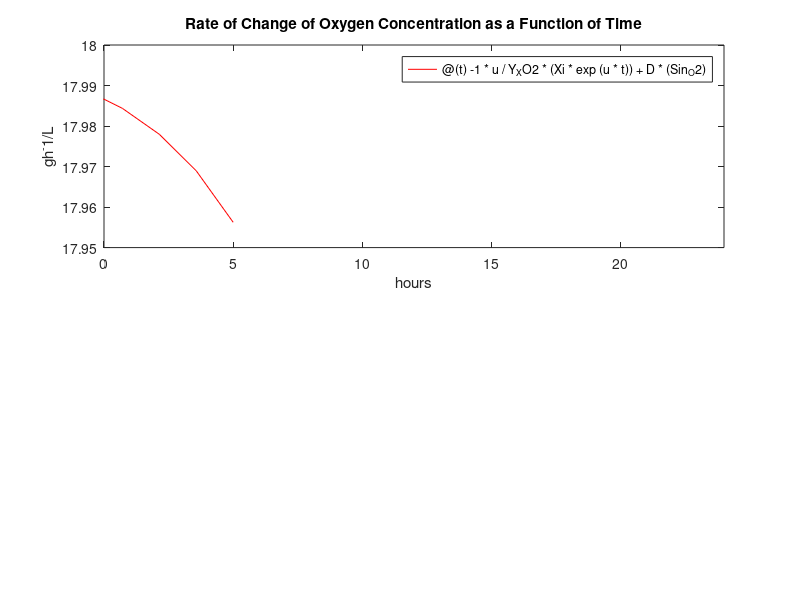

This figure's MATLAB source: (Note: this script raises an error after producing the figure.)
%The Script used to Plot Growth Curves and get Production Rate of
%Betacarotene

%Assume that lag phase is negligible 

Xi = 0.0156; %initial cell density in gDW/L
ti = 0;
tf = 24; % h   figure this out 
t = [1:0.01:24]; %a specific point in time

Q = 3000; %L/h Pump input of air 

Sin_O2 = 0.3; %g/L  atmospheric oxygen 

S_O2 = 0; %effluent of substrate

r_O2 = 0.11; %mol gDW^-1 h^-1 SOURCE: Workman, Mhairi & Holt, Philippe & Thykaer, Jette. (2013). Comparing cellular performance of Yarrowia lipolytica during growth on glucose and glycerol in submerged cultivations. AMB Express. 3. 58. 10.1186/2191-0855-3-58.      

Y_XO2 = (r_O2 * 32)^(-1); %yield coefficient of grams of cell mass to oxygen mass


V = 50; %L Size of bioreactor 

D = Q/V; %h^-1

u = 0.24; % h^-1 specific growth rate (double check this) 

X = Xi*exp(u*t); %cell density during log phase gDW



dO2 = -1 * u/Y_XO2 .* X + D*(Sin_O2);

%plotting the rate of change of oxygen at any moment in time (dO2/dt)
subplot(2, 1, 1)
fplot(@(t) -1 * u/Y_XO2 * (Xi*exp(u*t)) + D*(Sin_O2), 'r') 
title('Rate of Change of Oxygen Concentration as a Function of Time')
xlabel('hours')
ylabel('gh^-1/L')
xlim([0 24])




%calculating the total amount of betacarotene production over 24 hours 
Y_XBC = (0.020)^-1; % yield coefficient of biomass to betacarotene (gDW/gBC) SOURCE: TITLE=Recombinant β-Carotene Production by Yarrowia lipolytica – Assessing the Potential of Micro-Scale Fermentation Analysis in Cell Factory Design and Bioreaction Optimization  JOURNAL=Frontiers in Bioengineering and Biotechnology   URL=https://www.frontiersin.org/article/10.3389/fbioe.2020.00029 DOI=10.3389/fbioe.2020.00029    


%plotting beta carotene production
figure
syms T
dBC = 1*u/Y_XBC *(Xi*exp(u*T)); %beta carotene production
fplot(dBC, 'r')
title('Rate of Change of Beta Carotene Production as a Function of Time')
xlabel('hours')
ylabel('gh^-1/L')
xlim([0, 25])


%cell density of yarrowia as a function of time
figure
plot(t, X, 'r')
title('Cell Density of Yarrowia Lypolitica as a Function of Time')
xlabel('hours')
ylabel('gDW/L')

%plotting the rate of change of glucose at any moment in time (dG/dt)
Y_XG = 0.262; %gDW over grams of glucose - SOURCE: TITLE=Recombinant β-Carotene Production by Yarrowia lipolytica – Assessing the Potential of Micro-Scale Fermentation Analysis in Cell Factory Design and Bioreaction Optimization  JOURNAL=Frontiers in Bioengineering and Biotechnology   URL=https://www.frontiersin.org/article/10.3389/fbioe.2020.00029 DOI=10.3389/fbioe.2020.00029    
dG = -1;

figure
syms T
dG = -1*u/Y_XG *(Xi*exp(u*T));
fplot(dG, 'r')
title('Rate of Change of Glucose Concentration as a Function of Time')
xlabel('hours')
ylabel('gh^-1/L')
xlim([0 24])


%--------------- TOTALS ----------------%
%integrate to get total numbers on glucose consumption
fp4 = int(dG, T);
figure
fplot(fp4)
title('Total Amount of Glucose Consumed as a Function of time in Hours')
xlabel('hours')
ylabel('g/L')

%integrate to get total amount of beta carotene produced 
amount_of_BC = double( int(dBC, T, 0, 24));
disp('Amount of betacarotene produce in 24 hours')
disp(amount_of_BC)














